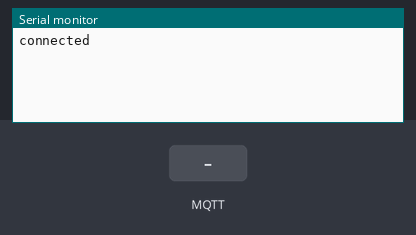
Simulated run of this sketch. Board: Arduino Uno, built with avr-gcc and run on an emulated ATmega328P. On the bench: the last lines printed to the serial monitor. The test bench sets the inputs (shaded band). WiFi joins after 1.5 s; servers stay silent unless stated; no MQTT or app messages arrive unless stated.

Above: at 2.2 s.
2.3 s: MQTT message "1" arrives on the first subscribed topic
At 2.8 s:
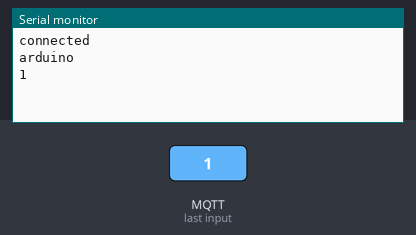
3.8 s: MQTT message "on" arrives on the first subscribed topic
At 5.0 s:
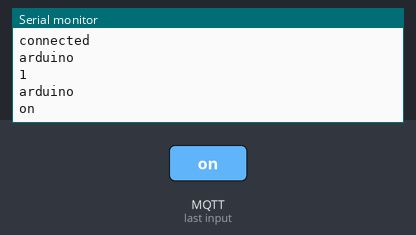
5.3 s: MQTT message "off" arrives on the first subscribed topic
At 6.3 s:
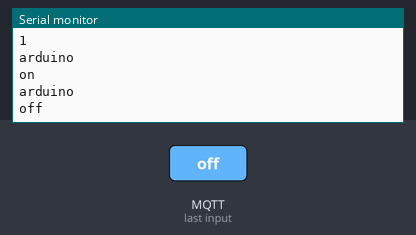

The sketch:

UIPEthernet_and_MQTT.ino
```cpp
#include <SPI.h>
#include <UIPEthernet.h>
#include <PubSubClient.h>

#define CLIENT_ID "arduino-Handjes-Control"

byte mac[] = {0xE, 0xD, 0xE, 0xF, 0xE, 0xE};

// Unique static IP address of this Arduino - change to adapt to your network
IPAddress ip(192, 168, 0, 130);
// IP Address of your MQTT broker - change to adapt to your network
IPAddress server(192, 168, 0, 121);

// Handle and convert incoming MQTT messages ----------------------------------------

void callback(char *topic, byte *payload, unsigned int length)
{
    // handle message arrived
    String content = "";
    char character;
    for (int num = 0; num < length; num++)
    {
        character = payload[num];
        content.concat(character);
    }
    Serial.println(topic);
    Serial.println(content); // message sent out by button actions is returned from broker and serial printed
}

EthernetClient ethClient;
PubSubClient client(server, 1883, callback, ethClient);

void setup()

{
    // Setup serial connection
    Serial.begin(9600);

    // Setup ethernet connection to MQTT broker
    Ethernet.begin(mac, ip);
    delay(1000);
    if (client.connect(CLIENT_ID))
    { // change as desired - clientname must be unique for MQTT broker
        client.publish("arduino", "hello world - here arduino");
        Serial.println("connected");
        client.subscribe("arduino");
    }
}

//----------------------------------------------

void loop()
{
    client.loop();
}

// End of sketch ---------------------------------
```

Measured:
- after the input at 2.3 s, the serial monitor: prints a new line at once (image 1)
- after the input at 3.8 s, the serial monitor: prints a new line at once (image 2)
- after the input at 5.3 s, the serial monitor: prints a new line at once (image 3)
